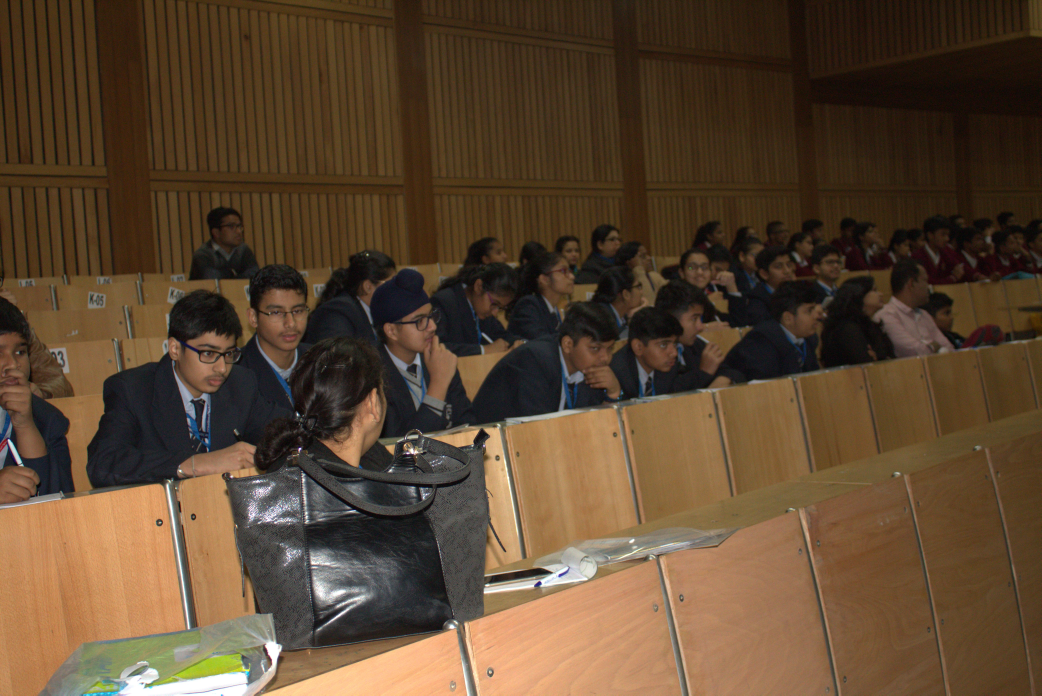
#> input picture Resize_Img_In_Directory/intellify_0.jpg, 5208 x 3476 px (shown at 1/5 size); its folder holds 4 pictures in this run
$ python resize_images_in_a_dire.py   (older library calls are emulated)
#> lines starting #> are read from the running program, lines starting #| are printed output that depends on the picture
import os
from PIL import Image
#resize images in a given directory
for filename in os.listdir(os.getcwd()):
    if not filename.endswith('.py'):
        foo = Image.open(filename)
#> foo is the input picture: PIL image 5208x3476 RGB; mean R, G, B 91.9, 70.1, 48.2
        foo = foo.resize((300,200),Image.ANTIALIAS)
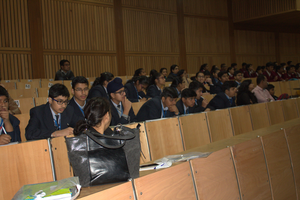
#> foo: PIL image 300x200 RGB; mean R, G, B 91.9, 70.1, 48.2
        temp="../temp/"+filename;
        foo.save(temp,optimize=True,quality=95)
#> pass 2 of the loop `for filename in os.listdir(os.getcwd()):`:
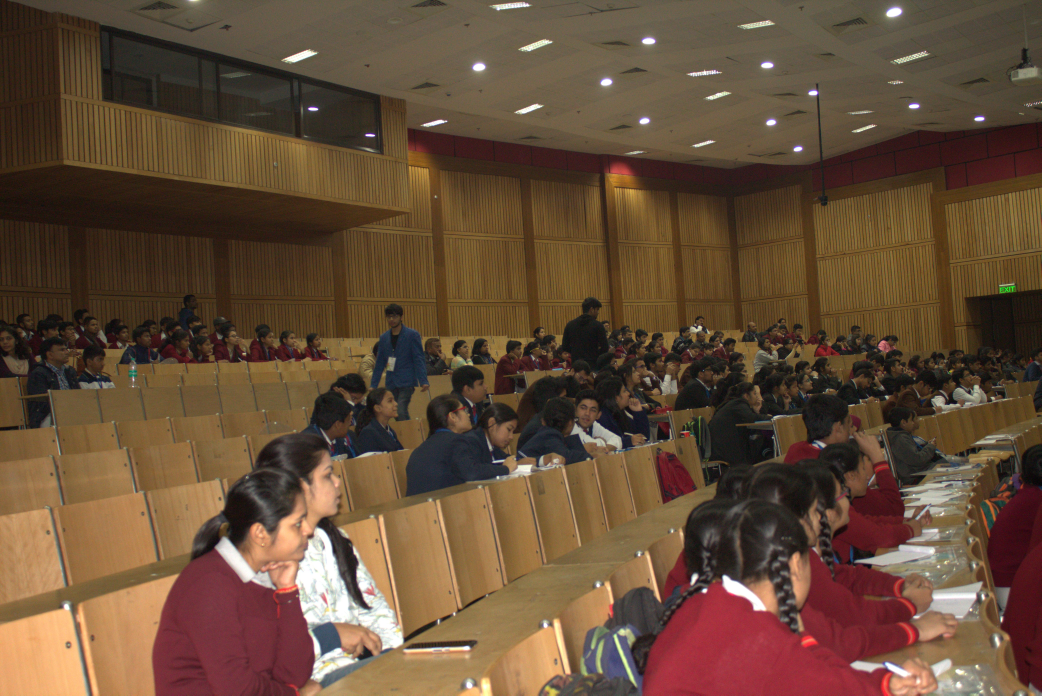
#> input picture Resize_Img_In_Directory/intellify_1.jpg, 5208 x 3476 px (shown at 1/5 size)
#> foo is the input picture: PIL image 5208x3476 RGB; mean R, G, B 101.4, 76.4, 55.5
#> `foo = foo.resize((300,200),Image.ANTIALIAS)`:
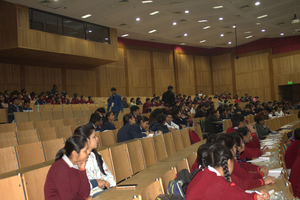
#> foo: PIL image 300x200 RGB; mean R, G, B 101.4, 76.4, 55.5
#> pass 3 of the loop `for filename in os.listdir(os.getcwd()):`:
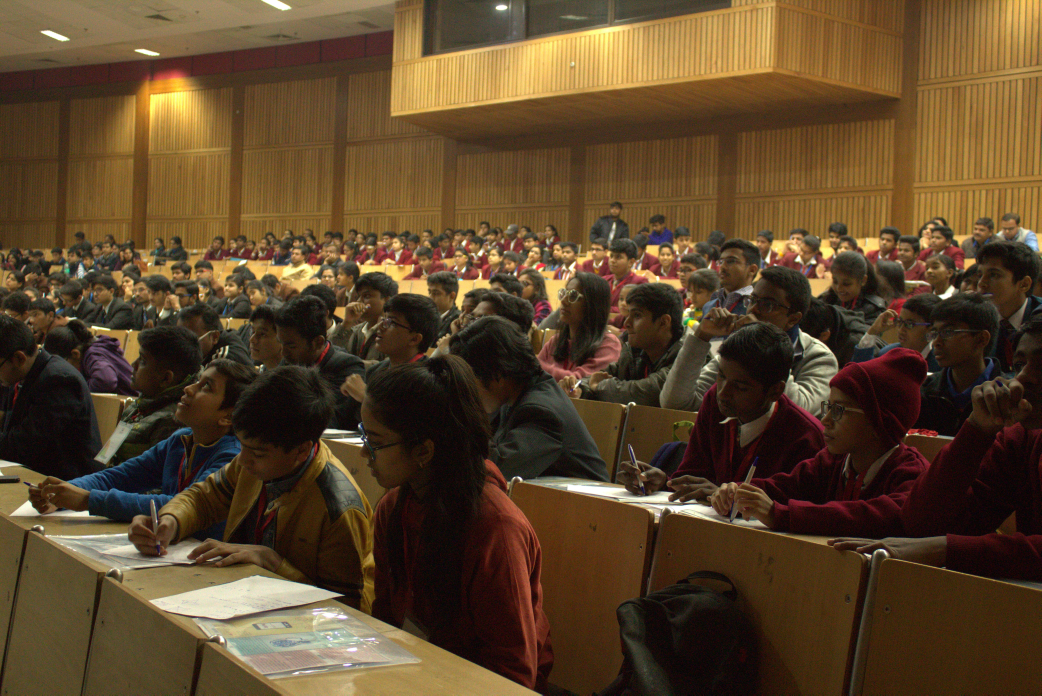
#> input picture Resize_Img_In_Directory/intellify_10.jpg, 5208 x 3476 px (shown at 1/5 size)
#> foo is the input picture: PIL image 5208x3476 RGB; mean R, G, B 90.4, 68.3, 41.9
#> `foo = foo.resize((300,200),Image.ANTIALIAS)`:
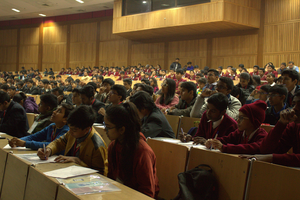
#> foo: PIL image 300x200 RGB; mean R, G, B 90.3, 68.3, 41.9
#> the loop made 5 passes; the first 3 are shown
